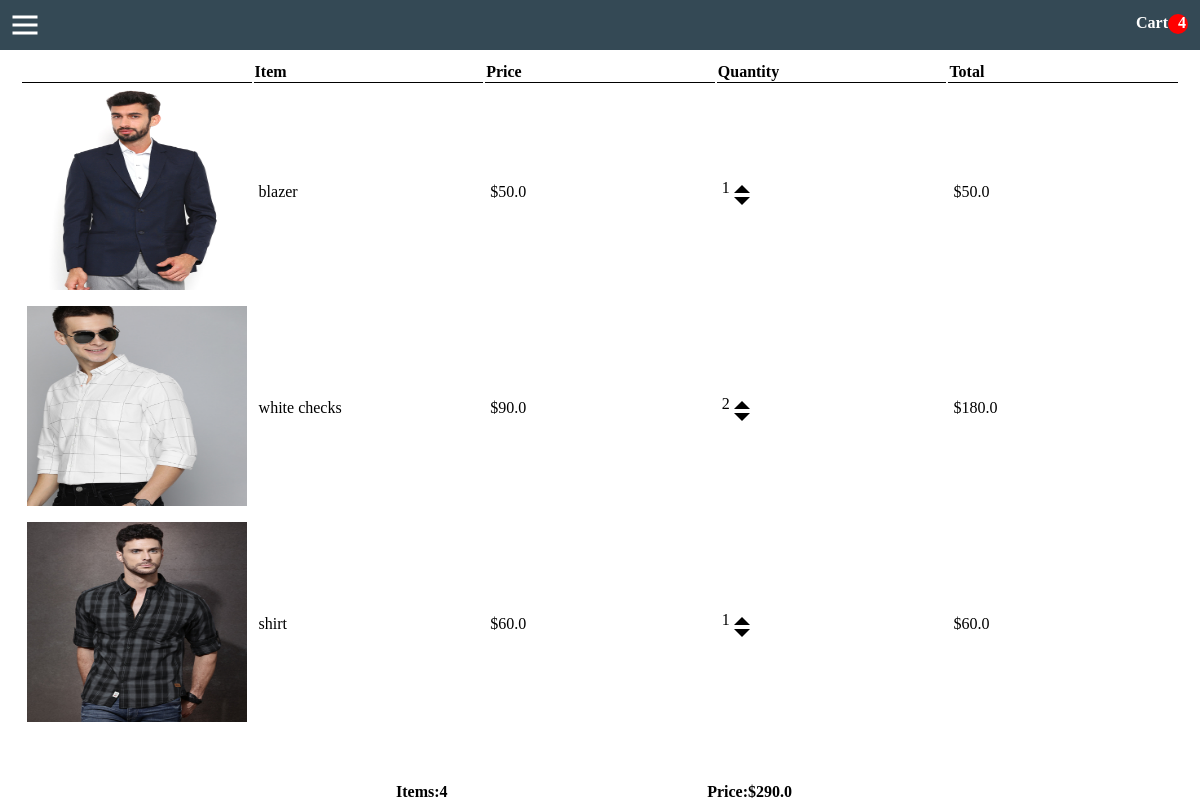
The page /cart/ (signed in) on the database as committed earlier.
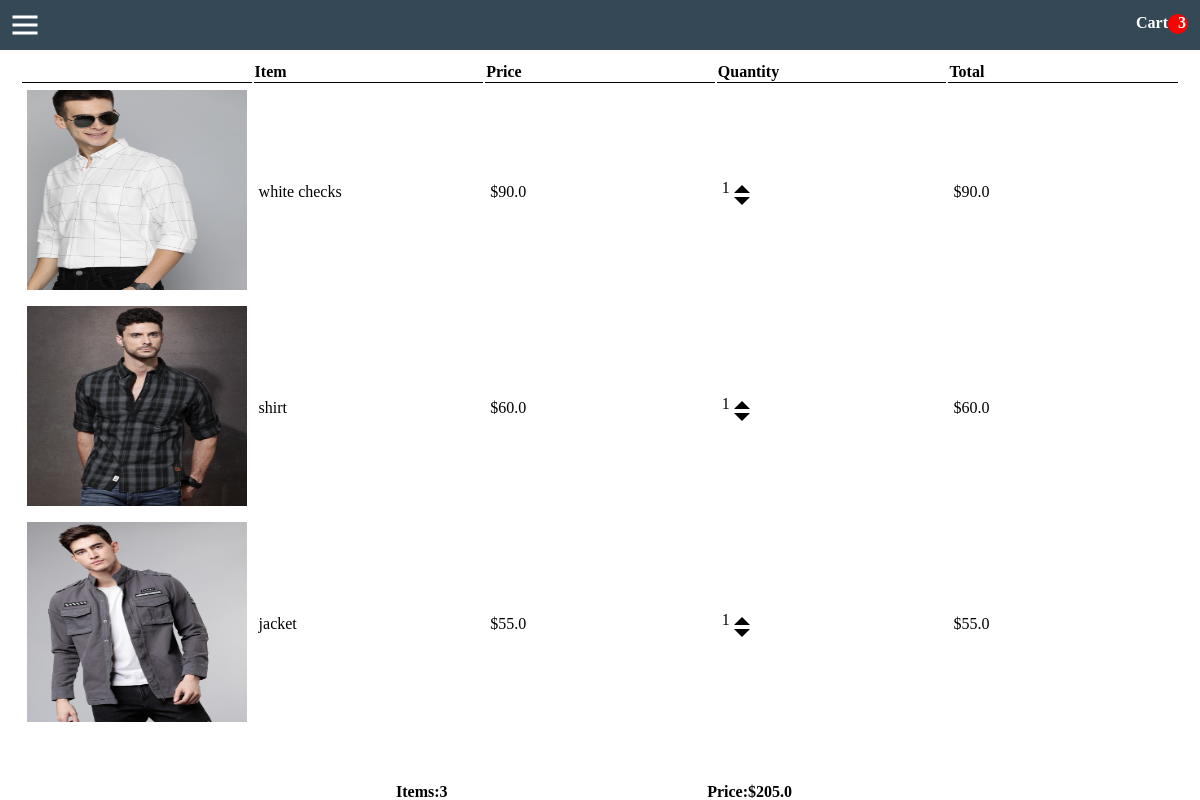
The same page on the database as committed later.
### home/models.py (models this page shows, shortened)
class Order(models.Model):
    customer=models.ForeignKey(customer,on_delete=models.CASCADE)
    opencart=models.BooleanField()
    transaction_id=models.CharField(max_length=200)
    date_ordered=models.DateTimeField(auto_now_add=True)
    @property
    def cart_total(self):
        order_items=self.orderitem_set.all()
        total=sum([item.orderitem_total for item in order_items])
        return total
    def cart_items(self):
        order_items=self.orderitem_set.all()
        total=sum([item.quantity for item in order_items])
        return total

class orderitem(models.Model):
    quantity=models.IntegerField(default=0)
    order=models.ForeignKey(Order,on_delete=models.CASCADE,null=True)
    product=models.ForeignKey(Products,on_delete=models.CASCADE,null=True)
    date_ordered=models.DateTimeField(auto_now_add=True)
    @property
    def orderitem_total(self):
        total=(self.product.price)*(self.quantity)
        return total

class Products(models.Model):
    name=models.CharField(max_length=200)
    price=models.FloatField()
    image=models.ImageField(upload_to='images')
    @property
    def imageURL(self):
        try:
            urlname=self.image.url
        except:
            urlname=''
        return urlname

### home/views.py (the view)
# urls.py: path('cart/',include('home.urls')),
def cart(request):
    if(request.user.is_authenticated):
        customer_obj=request.user.customer
        order,created=Order.objects.get_or_create(customer=customer_obj,opencart=True)
        items=order.orderitem_set.all()
        context={'items':items,'order':order}
    else:
        items=[]
        order={'cart_items':0,'cart_total':0}
        context={'items':items,'order':order}
    return render(request,'cart.html',context)

### templates/cart.html
{%extends 'base.html'%}
{%block content%}
{%load static%}
   <div class="cartitem">
<table>
    <tr>
    <th class="long"></th>
    <th class="long"><strong>Item</strong></th>
    <th><strong>Price</strong></th>
    <th><strong>Quantity</strong></th>
    <th><strong>Total</strong></th>
    </tr>
    {% for item in items%}
    <tr>
        <td><img src="{{item.product.imageURL }}" height="200px" width="50px">
        </td>
        <td>{{item.product.name}}</td>
        <td>${{item.product.price}}</td>
        <td>{{item.quantity}} <div class="arrows"><div class="arrow-up update-cart"  data-product={{item.product.id}} data-action="add"    ></div><div class="arrow-down update-cart"  data-product={{item.product.id}} data-action="remove"  ></div></div></td>
        <td>${{item.orderitem_total}}</td>
    </tr>
    {%endfor%}
</table>
</div>
<div class="totalcartitems">
    <span id="totalleft"><Strong>Items:{{order.cart_items}}</Strong></span>
    <span id="totalright"><Strong>Price:${{order.cart_total}}</Strong></span>
</div>
{%endblock%}

### templates/base.html (shortened to what this page needs)
{%load static%}
<!DOCTYPE html>
<html lang="en">
<head>
    <link rel="stylesheet" type="text/css" href="{% static 'css/commerce.css' %}">
    </head>
        <body>
    <nav class="navbar">
        <a href="/cart" class="navcon" id="ancho">Cart<span ><div id="cart_number" ><span id="cnum">{{order.cart_items}}</span></div></span></a>
        </nav>
       <div class="menu">
         <span></span>
       </div>
       <div class="extend">
        {%block content%}
        {%endblock%}
       </div>
</body>
</html>

### static/css/commerce.css (style rules this page uses)
body { margin:0px; padding:0px; }
.navbar { position:fixed; top:0; height:50px; width:100%; background-color:#344955; z-index: 9999; }
#ancho { text-decoration: none; color:white; font-weight:bold; font-size: 16px; }
.navcon { margin-top: 14px; float:right; margin-right:1%; }
.menu { position:fixed; top:0; left:0; background-color:#344955; height:50px; width:50px; cursor:pointer; transition:0.3s; z-index:9999; }
.menu span { position:absolute; height:3px; width:25px; background-color:#fff; top:50%; left:50%; transform: translate(-50%,-50%); transition:0.3s; }
.menu span:before { content:''; position:absolute; top:-8px; background-color:#fff; height:3px; width:25px; transition:0.3s; }
.menu span:after { content:''; position:absolute; top:8px; background-color:#fff; height:3px; width:25px; transition:0.3s; }
img { width:100%; height:100%; }

### templates/base.html (style rules this page uses)
.extend { margin-top:60px; }
#cart_number { margin:0 auto; display:inline-block; padding-left:10px; height: 20px; width: 10px; border-radius: 50%; background-color: red; }
#cnum { text-align: center; }
table { width:100% }
th { width:15%; text-align:left; empty-cells: show; border-bottom:1px solid black; }
.cartitem { margin:20px; }
td { padding:5px; height:200px; }
.totalcartitems { position:relative; width:33%; margin-left:33%; margin-top:50px; }
#totalleft { float:left; }
#totalright { float:right; }
.arrow-up { display:inline-block; width:0px; height:0px; border-color: transparent transparent black transparent; border-style: solid; border-width: 0px 8px 8px 8px; }
.arrow-down { width:0px; height:0px; border-color: black transparent transparent transparent; border-style: solid; border-width: 8px 8px 0px 8px; }
.arrows { display:inline-block }

Rows that differ between the two databases and show on the page:
removed orderitem: product.imageURL (picture), product.name "blazer", product.price "50.0", quantity "1", orderitem_total "50.0"
changed through a linked row, Order: cart_items "4" → "3"; cart_total "290.0" → "205.0"
changed orderitem "white checks": quantity "2" → "1"; orderitem_total "180.0" → "90.0"
added orderitem: product.imageURL (picture), product.name "jacket", product.price "55.0", quantity "1", orderitem_total "55.0"
